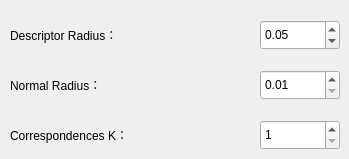
      <widget class="QWidget" name="_fpfhTab">
       <attribute name="title">
        <string>FPFH</string>
       </attribute>
       <widget class="QLabel" name="_fpfhNormalRadiusLabel">
        <property name="geometry">
         <rect>
          <x>10</x>
          <y>70</y>
          <width>180</width>
          <height>30</height>
         </rect>
        </property>
        <property name="text">
         <string>Normal Radius：</string>
        </property>
       </widget>
       <widget class="QLabel" name="_fpfhdescriptorRadiusLabel">
        <property name="geometry">
         <rect>
          <x>10</x>
          <y>20</y>
          <width>220</width>
          <height>30</height>
         </rect>
        </property>
        <property name="text">
         <string>Descriptor Radius：</string>
        </property>
       </widget>
       <widget class="QDoubleSpinBox" name="_fpfhDescriptorRadiusSpinBox">
        <property name="geometry">
         <rect>
          <x>260</x>
          <y>20</y>
          <width>80</width>
          <height>30</height>
         </rect>
        </property>
        <property name="minimum">
         <double>0.010000000000000</double>
        </property>
        <property name="maximum">
         <double>1.000000000000000</double>
        </property>
        <property name="singleStep">
         <double>0.010000000000000</double>
        </property>
        <property name="value">
         <double>0.050000000000000</double>
        </property>
       </widget>
       <widget class="QSpinBox" name="_fpfhCorrespondencesKSpinBox">
        <property name="geometry">
         <rect>
          <x>260</x>
          <y>120</y>
          <width>80</width>
          <height>30</height>
         </rect>
        </property>
        <property name="minimum">
         <number>1</number>
        </property>
        <property name="maximum">
         <number>10</number>
        </property>
        <property name="value">
         <number>1</number>
        </property>
       </widget>
       <widget class="QLabel" name="_fpfhCorrespondencesKLabel">
        <property name="geometry">
         <rect>
          <x>10</x>
          <y>120</y>
          <width>220</width>
          <height>30</height>
         </rect>
        </property>
        <property name="text">
         <string>Correspondences K：</string>
        </property>
       </widget>
       <widget class="QDoubleSpinBox" name="_fpfhNormalRadiusSpinBox">
        <property name="geometry">
         <rect>
          <x>260</x>
          <y>70</y>
          <width>80</width>
          <height>30</height>
         </rect>
        </property>
        <property name="minimum">
         <double>0.010000000000000</double>
        </property>
        <property name="maximum">
         <double>1.000000000000000</double>
        </property>
        <property name="singleStep">
         <double>0.010000000000000</double>
        </property>
        <property name="value">
         <double>0.010000000000000</double>
        </property>
       </widget>
      </widget>
